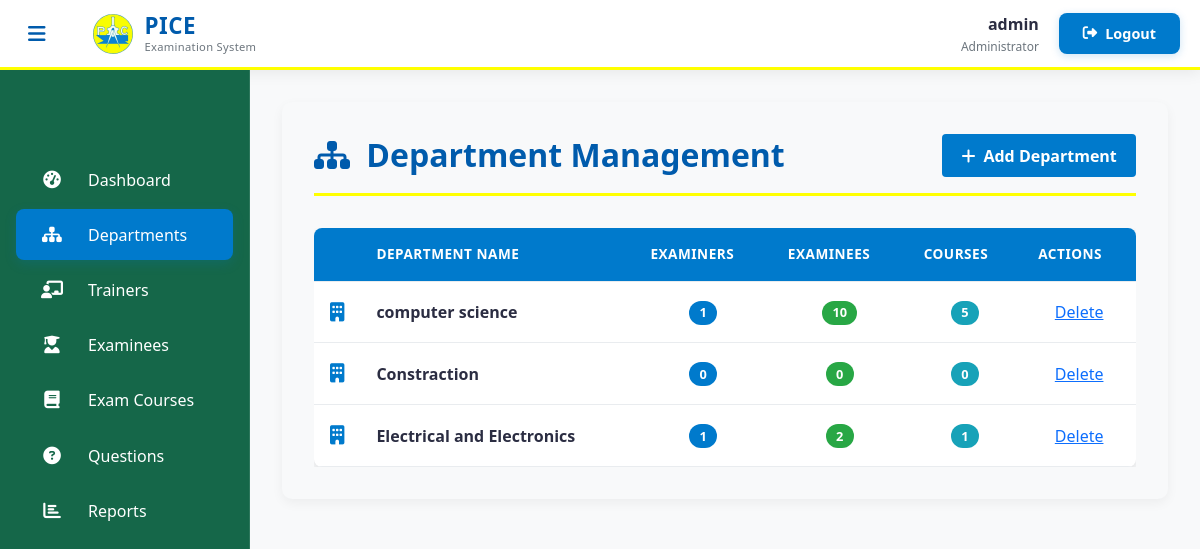
The page /admin-department (signed in) on the database as committed earlier.
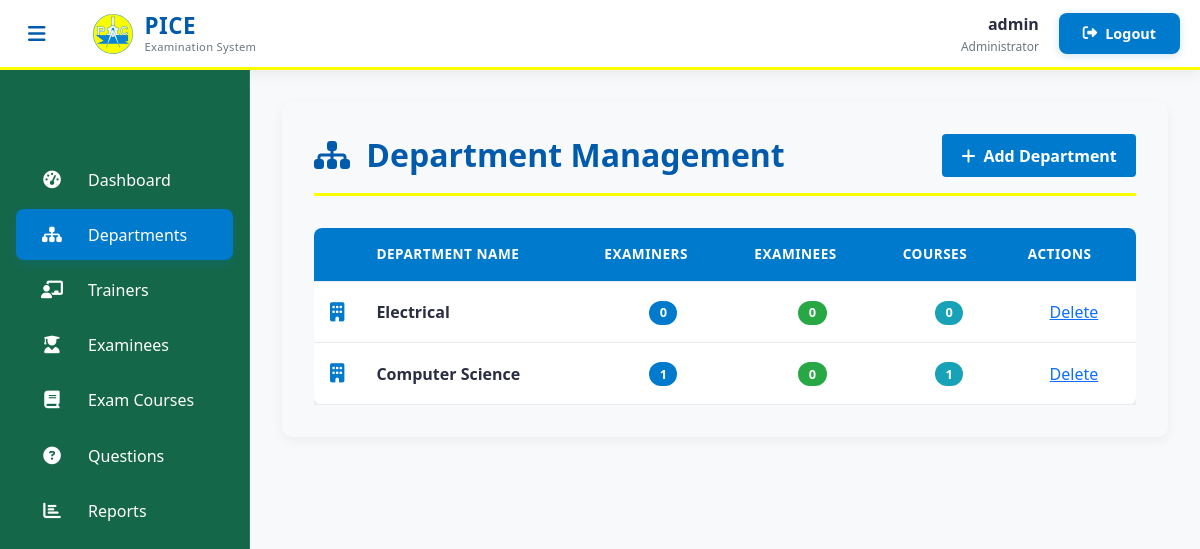
The same page on the database as committed later.
### exam/models.py (models this page shows, shortened)
class Department(models.Model):
   department_name = models.CharField(max_length=100, unique=True)

### exam/views.py (the view)
# urls.py: path('admin-department', views.admin_department_view,name='admin-department'),
@login_required(login_url='adminlogin')
def admin_department_view(request):
    departments = models.Department.objects.all()
    context = {
        'departments':departments
    }
    return render(request, 'exam/department.html', context)

### templates/exam/department.html (shortened to what this page needs)
{% extends 'exam/adminbase.html' %}
{% load widget_tweaks %}
{% block content %}
<div class="department-section">
    <div class="department-header">
        <h2><i class="fas fa-sitemap me-2"></i> Department Management</h2>
        <a href="/admin-add-department" class="btn-department-link hybrid">
            <i class="fas fa-plus me-2"></i> Add Department
        </a>
    </div>
    <div class="department-table-container">
        <table class="department-table">
            <thead>
                <tr>
                    <th class="table-header-icon"></th>
                    <th>Department Name</th>
                    <th>Examiners</th>
                    <th>Examinees</th>
                    <th>Courses</th>
                    <th>Actions</th>
                </tr>
            </thead>
            <tbody>
                {% for department in departments %}
                <tr class="department-row">
                    <td class="table-icon">
                        <i class="fas fa-building"></i>
                    </td>
                    <td class="department-name">
                        <strong>{{ department.department_name }}</strong>
                    </td>
                    <td class="text-center">
                        <span class="badge bg-primary">{{ department.teachers.count }}</span>
                    </td>
                    <td class="text-center">
                        <span class="badge bg-success">{{ department.students.count }}</span>
                    </td>
                    <td class="text-center">
                        <span class="badge bg-info">{{ department.course_set.count }}</span>
                    </td>
                    <td class="text-center">
                        <a href="{% url 'delete-department' department.id %}">Delete</a>
                    </td>
                </tr>
                {% empty %}
                <tr>
                    <td colspan="6" class="text-center py-4">No departments found</td>
                </tr>
                {% endfor %}
            </tbody>
        </table>
    </div>
</div>
{% endblock %}

Rows that differ between the two databases and show on the page:
removed Department: department_name "computer science", teachers.count "1", students.count "10", course_set.count "5"
removed Department: department_name "Constraction", teachers.count "0", students.count "0", course_set.count "0"
removed Department: department_name "Electrical and Electronics", teachers.count "1", students.count "2", course_set.count "1"
added Department: department_name "Electrical", teachers.count "0", students.count "0", course_set.count "0"
added Department: department_name "Computer Science", teachers.count "1", students.count "0", course_set.count "1"
